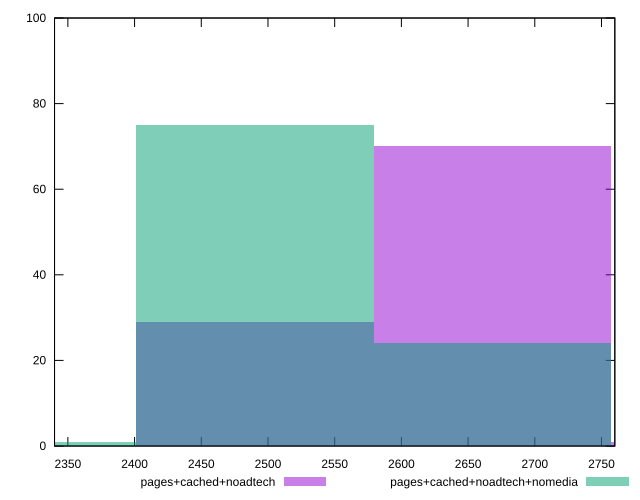

This figure's gnuplot source:
reset

$pagesCachedNoadtech <<EOF
2668.1448293328444 70
2490.2685073773214 29
2846.0211512883675 1
EOF

$pagesCachedNoadtechNomedia <<EOF
2312.392185421799 1
2490.2685073773214 75
2668.1448293328444 24
EOF

set key outside below
set boxwidth 177.87632195552297
set xrange [2340:2760]
set yrange [0:100]
set trange [0:100]
set style fill transparent solid 0.5 noborder
set terminal svg size 640, 500 enhanced background rgb 'white'
set output "report_00019_2021-02-10T18-14-37.922Z//uses-text-compression/comparison/histogram/2_vs_3.svg"

plot $pagesCachedNoadtech title "pages+cached+noadtech" with boxes, \
     $pagesCachedNoadtechNomedia title "pages+cached+noadtech+nomedia" with boxes

reset
